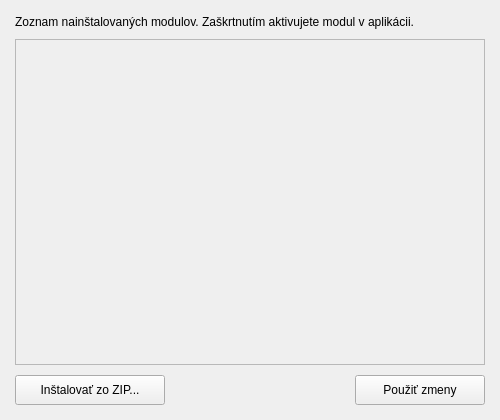
<?xml version="1.0" encoding="UTF-8"?>
<ui version="4.0">
 <class>ModuleSetupWindow</class>
 <widget class="QWidget" name="ModuleSetupWindow">
  <property name="geometry">
   <rect>
    <x>0</x>
    <y>0</y>
    <width>500</width>
    <height>420</height>
   </rect>
  </property>
  <property name="minimumSize">
   <size>
    <width>450</width>
    <height>350</height>
   </size>
  </property>
  <property name="windowTitle">
   <string>Správa Modulov</string>
  </property>
  <layout class="QVBoxLayout" name="main_layout">
   <property name="spacing">
    <number>10</number>
   </property>
   <property name="leftMargin">
    <number>15</number>
   </property>
   <property name="topMargin">
    <number>15</number>
   </property>
   <property name="rightMargin">
    <number>15</number>
   </property>
   <property name="bottomMargin">
    <number>15</number>
   </property>
   <item>
    <widget class="QLabel" name="lbl_description">
     <property name="text">
      <string>Zoznam nainštalovaných modulov. Zaškrtnutím aktivujete modul v aplikácii.</string>
     </property>
     <property name="wordWrap">
      <bool>true</bool>
     </property>
    </widget>
   </item>
   <item>
    <widget class="QScrollArea" name="scrollArea">
     <property name="widgetResizable">
      <bool>true</bool>
     </property>
     <widget class="QWidget" name="scrollAreaWidgetContents">
      <property name="geometry">
       <rect>
        <x>0</x>
        <y>0</y>
        <width>468</width>
        <height>280</height>
       </rect>
      </property>
      <layout class="QVBoxLayout" name="modules_layout">
       <property name="spacing">
        <number>6</number>
       </property>
       <property name="leftMargin">
        <number>5</number>
       </property>
       <property name="topMargin">
        <number>5</number>
       </property>
       <property name="rightMargin">
        <number>5</number>
       </property>
       <property name="bottomMargin">
        <number>5</number>
       </property>
      </layout>
     </widget>
    </widget>
   </item>
   <item>
    <layout class="QHBoxLayout" name="button_layout">
     <property name="spacing">
      <number>10</number>
     </property>
     <item>
      <widget class="QPushButton" name="btn_install">
       <property name="minimumSize">
        <size>
         <width>150</width>
         <height>30</height>
        </size>
       </property>
       <property name="text">
        <string>Inštalovať zo ZIP...</string>
       </property>
      </widget>
     </item>
     <item>
      <spacer name="horizontalSpacer">
       <property name="orientation">
        <enum>Qt::Horizontal</enum>
       </property>
       <property name="sizeHint" stdset="0">
        <size>
         <width>40</width>
         <height>20</height>
        </size>
       </property>
      </spacer>
     </item>
     <item>
      <widget class="QPushButton" name="btn_apply">
       <property name="minimumSize">
        <size>
         <width>130</width>
         <height>30</height>
        </size>
       </property>
       <property name="text">
        <string>Použiť zmeny</string>
       </property>
      </widget>
     </item>
    </layout>
   </item>
  </layout>
 </widget>
 <resources/>
 <connections/>
</ui>
